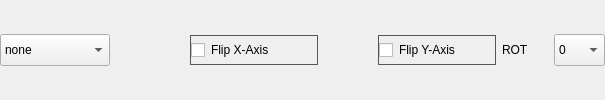
            <widget class="QWidget" name="horizontalWidget15" native="true">
             <property name="sizePolicy">
              <sizepolicy hsizetype="Expanding" vsizetype="Fixed">
               <horstretch>0</horstretch>
               <verstretch>0</verstretch>
              </sizepolicy>
             </property>
             <layout class="QHBoxLayout" name="horizontalLayout_37">
              <property name="leftMargin">
               <number>0</number>
              </property>
              <property name="topMargin">
               <number>0</number>
              </property>
              <property name="rightMargin">
               <number>0</number>
              </property>
              <property name="bottomMargin">
               <number>0</number>
              </property>
              <item>
               <widget class="QComboBox" name="comboBoxUSBCam">
                <property name="sizePolicy">
                 <sizepolicy hsizetype="Fixed" vsizetype="Fixed">
                  <horstretch>0</horstretch>
                  <verstretch>0</verstretch>
                 </sizepolicy>
                </property>
                <property name="minimumSize">
                 <size>
                  <width>110</width>
                  <height>32</height>
                 </size>
                </property>
                <property name="maximumSize">
                 <size>
                  <width>110</width>
                  <height>32</height>
                 </size>
                </property>
                <item>
                 <property name="text">
                  <string>none</string>
                 </property>
                </item>
                <item>
                 <property name="text">
                  <string>enabled</string>
                 </property>
                </item>
               </widget>
              </item>
              <item>
               <widget class="QLabel" name="label_39">
                <property name="sizePolicy">
                 <sizepolicy hsizetype="Fixed" vsizetype="Fixed">
                  <horstretch>0</horstretch>
                  <verstretch>0</verstretch>
                 </sizepolicy>
                </property>
                <property name="minimumSize">
                 <size>
                  <width>68</width>
                  <height>30</height>
                 </size>
                </property>
                <property name="maximumSize">
                 <size>
                  <width>68</width>
                  <height>30</height>
                 </size>
                </property>
                <property name="text">
                 <string/>
                </property>
               </widget>
              </item>
              <item>
               <widget class="QCheckBox" name="checkBoxFlipXUSB">
                <property name="sizePolicy">
                 <sizepolicy hsizetype="Fixed" vsizetype="Fixed">
                  <horstretch>0</horstretch>
                  <verstretch>0</verstretch>
                 </sizepolicy>
                </property>
                <property name="minimumSize">
                 <size>
                  <width>128</width>
                  <height>30</height>
                 </size>
                </property>
                <property name="maximumSize">
                 <size>
                  <width>128</width>
                  <height>30</height>
                 </size>
                </property>
                <property name="styleSheet">
                 <string notr="true">border: 1px solid;
border-color: rgb(85, 87, 83);</string>
                </property>
                <property name="text">
                 <string>Flip X-Axis</string>
                </property>
               </widget>
              </item>
              <item>
               <spacer name="horizontalSpacer_6">
                <property name="orientation">
                 <enum>Qt::Orientation::Horizontal</enum>
                </property>
                <property name="sizeType">
                 <enum>QSizePolicy::Policy::Fixed</enum>
                </property>
                <property name="sizeHint" stdset="0">
                 <size>
                  <width>54</width>
                  <height>20</height>
                 </size>
                </property>
               </spacer>
              </item>
              <item>
               <widget class="QCheckBox" name="checkBoxFlipYUSB">
                <property name="minimumSize">
                 <size>
                  <width>118</width>
                  <height>30</height>
                 </size>
                </property>
                <property name="maximumSize">
                 <size>
                  <width>118</width>
                  <height>30</height>
                 </size>
                </property>
                <property name="styleSheet">
                 <string notr="true">border: 1px solid;
border-color: rgb(85, 87, 83);</string>
                </property>
                <property name="text">
                 <string>Flip Y-Axis</string>
                </property>
               </widget>
              </item>
              <item>
               <widget class="QLabel" name="label_40">
                <property name="sizePolicy">
                 <sizepolicy hsizetype="Fixed" vsizetype="Fixed">
                  <horstretch>0</horstretch>
                  <verstretch>0</verstretch>
                 </sizepolicy>
                </property>
                <property name="minimumSize">
                 <size>
                  <width>46</width>
                  <height>30</height>
                 </size>
                </property>
                <property name="maximumSize">
                 <size>
                  <width>46</width>
                  <height>30</height>
                 </size>
                </property>
                <property name="text">
                 <string>ROT</string>
                </property>
               </widget>
              </item>
              <item>
               <widget class="QComboBox" name="comboBoxUSBRotation">
                <property name="sizePolicy">
                 <sizepolicy hsizetype="Expanding" vsizetype="Fixed">
                  <horstretch>0</horstretch>
                  <verstretch>0</verstretch>
                 </sizepolicy>
                </property>
                <property name="minimumSize">
                 <size>
                  <width>0</width>
                  <height>32</height>
                 </size>
                </property>
                <property name="maximumSize">
                 <size>
                  <width>16777215</width>
                  <height>32</height>
                 </size>
                </property>
                <property name="styleSheet">
                 <string notr="true">QScrollBar { 
	width: 40px;
	background-color: rgba(85, 87, 83, 0.7);
}
QComboBox::item {
	padding-top: 6px;
	padding-bottom: 6px;
	height: 32px;
	min-height: 32px;
}
QComboBox::item:selected {
	background-color: rgb(78, 154, 6);
	padding-top: 6px;
	padding-bottom: 6px;
	height: 32px;
	min-height: 32px;
}</string>
                </property>
                <item>
                 <property name="text">
                  <string>0</string>
                 </property>
                </item>
                <item>
                 <property name="text">
                  <string>180</string>
                 </property>
                </item>
               </widget>
              </item>
             </layout>
            </widget>
